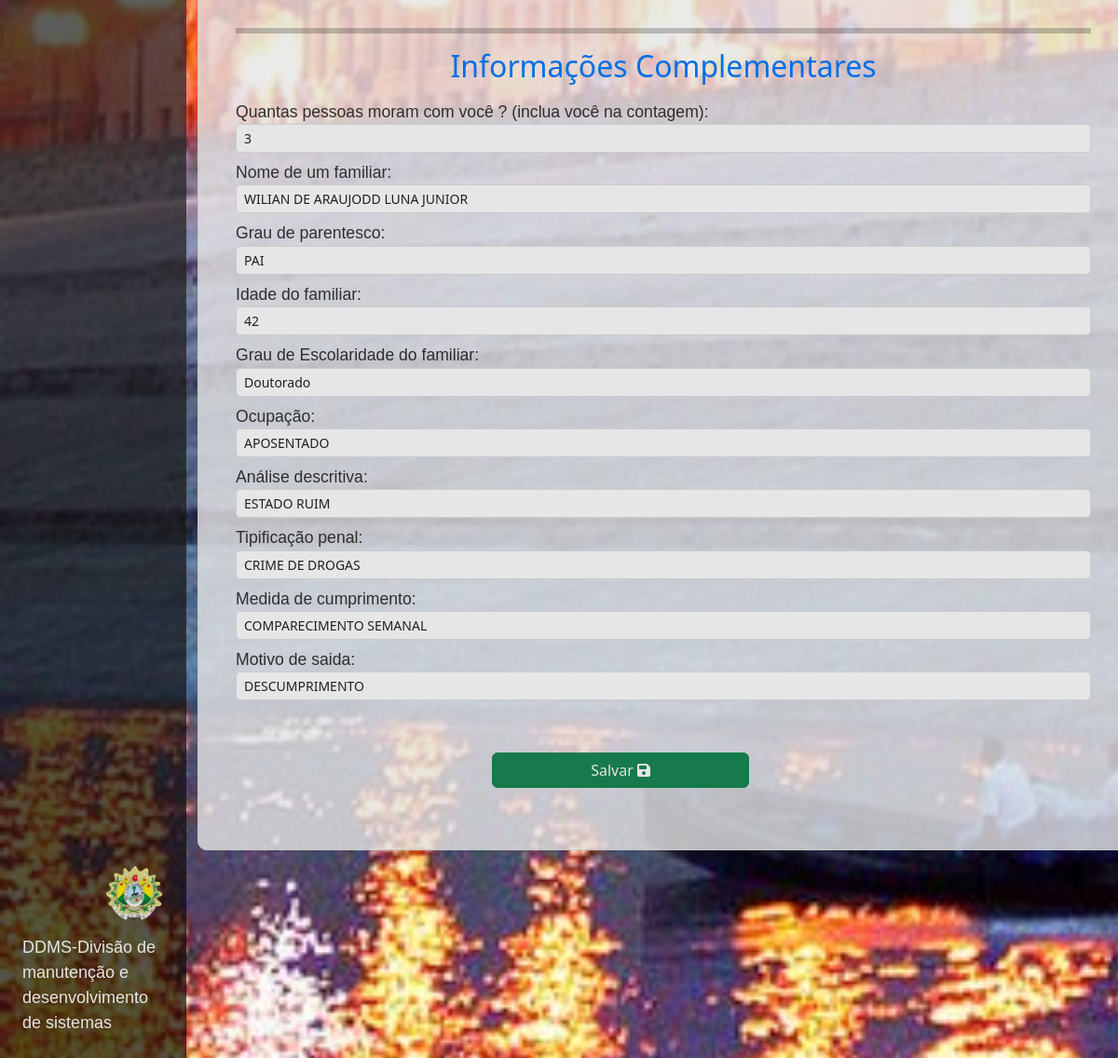
Page /atualizar_dados/38285992892/ (signed in, lower part) on the earlier database version.
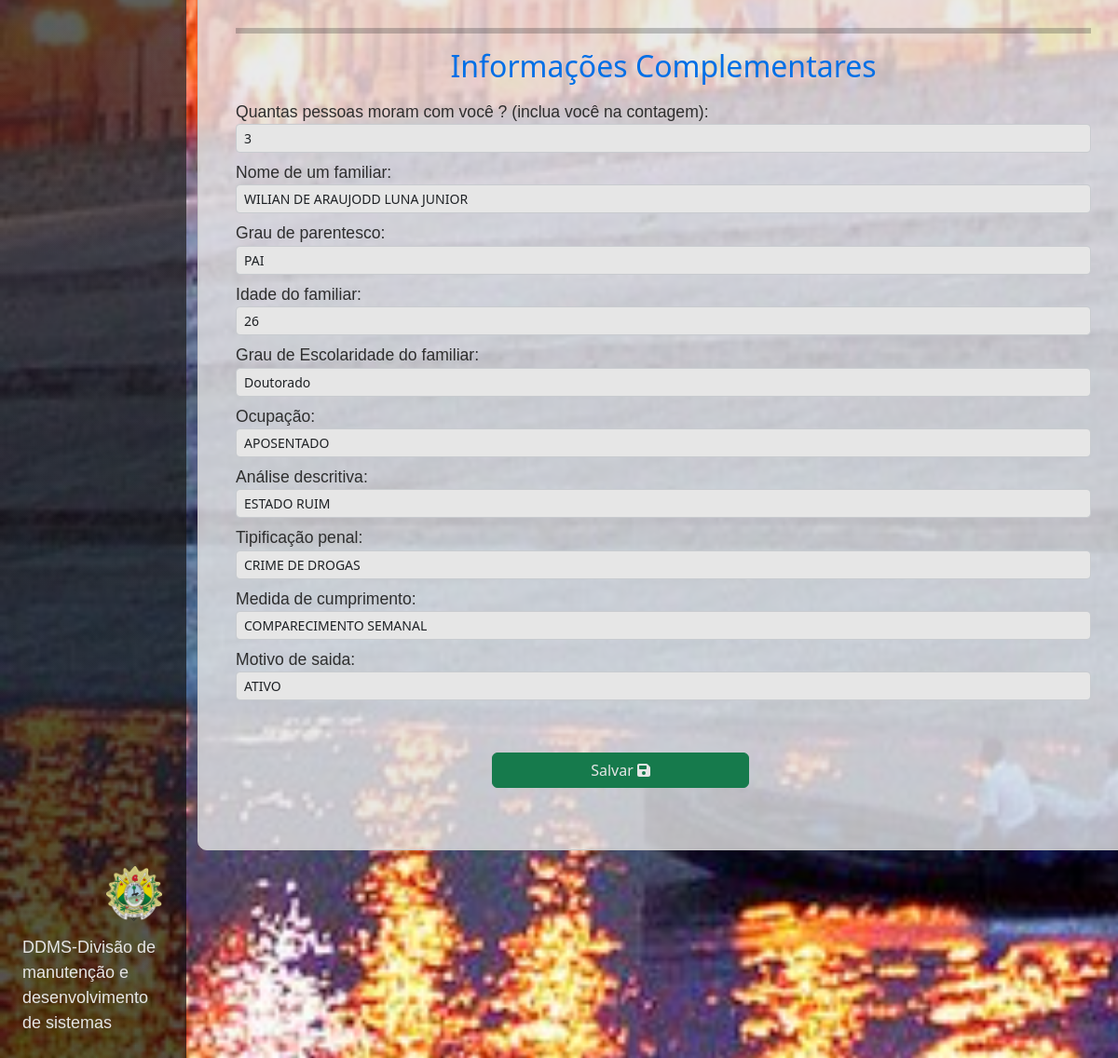
Same page on the later database version.
### core/models.py (models this page shows, shortened)
class InformacoesComplementares(models.Model):
    cidadao = models.ForeignKey(Cidadao, on_delete=models.CASCADE, to_field='cpf', related_name='informacoes_complementares')
    quantas_pessoas = models.CharField(max_length=2, blank=True, null=True,verbose_name='Quantas pessoas moram com você ? (inclua você na contagem)')
    nome_familiar = models.CharField(max_length=70, blank=False, null=False,verbose_name='Nome de um familiar:')
    parentesco = models.CharField(max_length=100, blank=True, null=True, verbose_name='Grau de parentesco:')
    idade_familiar = models.CharField(max_length=3, blank=True, null=True, verbose_name='Idade do familiar:')  # Valor padrão definido
    escolaridade_familiar = models.CharField(
                                            choices=c_escolaridade,
                                            max_length=30,
                                            blank=True,
                                            null=True,
                                            verbose_name='Grau de Escolaridade do familiar:')
    ocupacao = models.CharField(max_length=100, verbose_name='Ocupação:')
    analise_descritiva = models.CharField(max_length=300, verbose_name='Análise descritiva:')
    tip_penal = models.CharField(
                                    default='selecione',
                                    choices=c_tip_penal,
                                    max_length=30,
                                    verbose_name='Tipificação penal:'
                                )
    medida_cumprimento = models.CharField(
                                            default='selecione',
                                            max_length=50,
                                            choices=c_medida_cumprimento,
                                            verbose_name='Medida de cumprimento:',
                                            )
    motivo_saida = models.CharField(
                                    default='nao definido',
                                    choices=c_motivo_saida,
                                    max_length=40,
                                    verbose_name='Motivo de saida:'
                                    )

### core/views.py (the view)
# urls.py: path('atualizar_dados/<str:cpf>/', views.atualizar_dados, name='atualizar_dados'),
@login_required
def atualizar_dados(request, cpf):
    try:
        cidadao = Cidadao.objects.get(cpf=cpf)
    except Cidadao.DoesNotExist:
        return redirect('not_found_page')
    unidade_usuario = request.user.unidade
    if cidadao.unidade != unidade_usuario:
        messages.error(request, 'Você não tem permissão para acessar esses dados.')
        return redirect('permission_denied')
    if request.method == 'POST':
        form_cidadao = AlterarDadosForm(request.POST, instance=cidadao)
        form_historico_saude = HistoricoSaudeForm(request.POST, instance=HistoricoSaude.objects.filter(cidadao=cidadao).first())
        form_historico_criminal = HistoricoCriminalForm(request.POST, instance=HistoricoCriminal.objects.filter(cidadao=cidadao).first())
        form_informacoes_complementares = InformacoesComplementaresForm(request.POST, instance=InformacoesComplementares.objects.filter(cidadao=cidadao).first())
        if (form_cidadao.is_valid() and
            form_historico_saude.is_valid() and
            form_historico_criminal.is_valid() and
            form_informacoes_complementares.is_valid()):
            form_cidadao.save()
            form_historico_saude.save()
            form_historico_criminal.save()
            form_informacoes_complementares.save()
            return redirect('sucess_page')
        else:
            messages.error(request, 'Há erros no formulário. Por favor, corrija-os.')
    else:
        form_cidadao = AlterarDadosForm(instance=cidadao)
        form_historico_saude = HistoricoSaudeForm(instance=HistoricoSaude.objects.filter(cidadao=cidadao).first() or HistoricoSaude(cidadao=cidadao))
        form_historico_criminal = HistoricoCriminalForm(instance=HistoricoCriminal.objects.filter(cidadao=cidadao).first() or HistoricoCriminal(cidadao=cidadao))
        form_informacoes_complementares = InformacoesComplementaresForm(instance=InformacoesComplementares.objects.filter(cidadao=cidadao).first() or InformacoesComplementares(cidadao=cidadao))
    return render(request, 'commons/include/editar_form.html', {
        'form_cidadao': form_cidadao,
        'form_historico_saude': form_historico_saude,
        'form_historico_criminal': form_historico_criminal,
        'form_informacoes_complementares': form_informacoes_complementares,
        'cidadao': cidadao
    })

### core/forms.py
class AlterarDadosForm(forms.ModelForm):
    class Meta:
        model = Cidadao
        fields = '__all__'
        exclude = ['unidade']
    def __init__(self, *args, **kwargs):
        super(AlterarDadosForm, self).__init__(*args, **kwargs)
        for f in self.fields:
            self.fields[f].widget.attrs['class'] = 'form-control form-control-sm'

class HistoricoSaudeForm(forms.ModelForm):
    class Meta:
        model = HistoricoSaude
        fields = '__all__'
        exclude = ['cidadao']
    def __init__(self, *args, **kwargs):
        super(HistoricoSaudeForm, self).__init__(*args, **kwargs)
        for f in self.fields:
            self.fields[f].widget.attrs['class'] = 'form-control form-control-sm'

### templates/commons/include/editar_form.html (shortened to what this page needs)
{% extends 'commons/include/new_base.html' %}
{% load static %}
{% block css %}
    <link href="{% static 'css/editar_form.css' %}" rel="stylesheet">
{% endblock %}
{% block content %}
    <div class="container" id="box_form">
        <form method="post">
            <hr>
            <div class="form-group">
                <h2 class="d-flex justify-content-center">Informações Complementares</h2>
                {{form_informacoes_complementares.as_p }}
            </div>
            <button type="submit" class="btn btn-success mt-4">Salvar
                <i class="fas fa-save"></i>
            </button>
        </form>
    </div>
{% endblock content %}

Differences in the rows shown:
changed InformacoesComplementares "WILIAN DE ARAUJODD LUNA JUNIOR": idade_familiar "42" → "26"; motivo_saida "DESCUMPRIMENTO" → "ATIVO"
